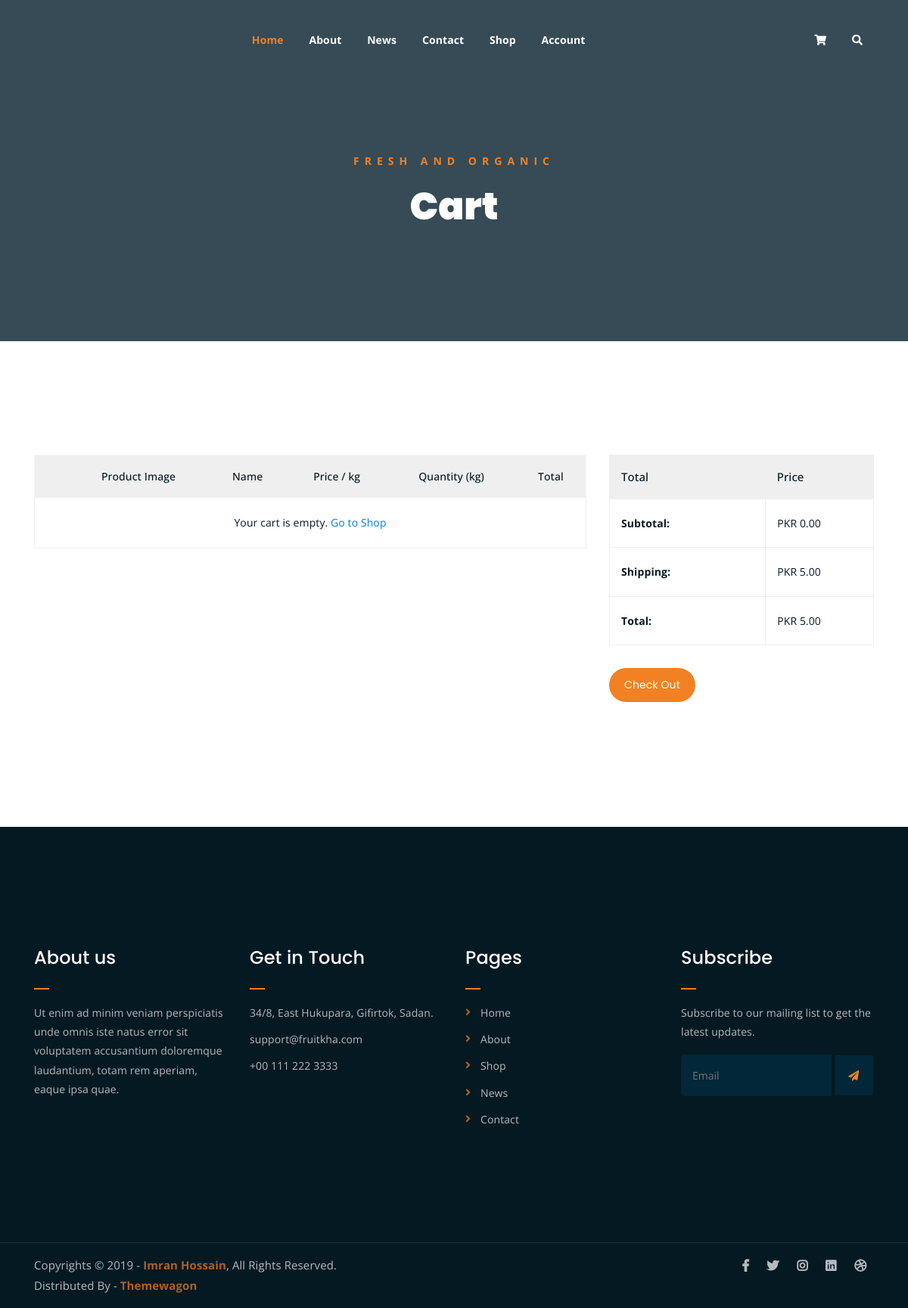
The page /cart/ (signed in) on the database as committed earlier.
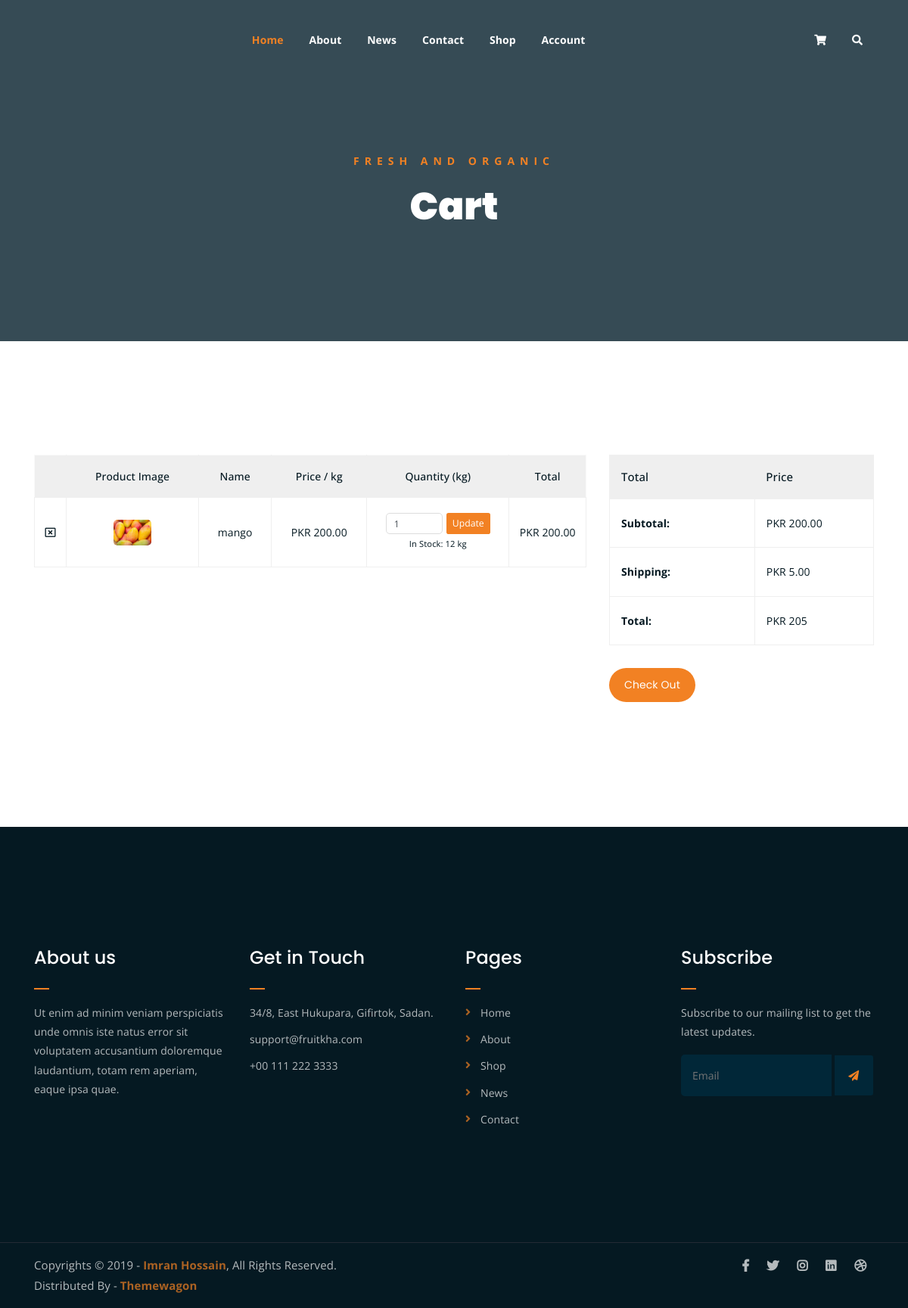
The same page on the database as committed later.
### shop/models.py (models this page shows, shortened)
class OrderItem(models.Model):
    order = models.ForeignKey(Order, on_delete=models.CASCADE, related_name='items')
    product = models.ForeignKey(Product, on_delete=models.CASCADE)
    quantity = models.PositiveIntegerField(default=1)
    price = models.DecimalField(max_digits=10, decimal_places=2)
    @property
    def get_total(self):
        if self.price is None or self.quantity is None:
            return 0
        return self.price * self.quantity

class Product(models.Model):
    QUALITY_PRICE_MULTIPLIERS = {
        'A': Decimal('1.00'),
        'B': Decimal('0.85'),
        'C': Decimal('0.65'),
    }
    farmer = models.ForeignKey(settings.AUTH_USER_MODEL, on_delete=models.CASCADE, related_name='products', null=True, blank=True)
    name = models.CharField(max_length=100)
    category = models.ForeignKey(Category, on_delete=models.SET_NULL, null=True, related_name='products')
    market_location = models.CharField(max_length=120, blank=True, default='')
    price = models.DecimalField(max_digits=10, decimal_places=2)
    description = models.TextField()
    stock = models.IntegerField()
    image = models.ImageField(upload_to='products/', blank=True, null=True)
    quality_grade = models.CharField(max_length=1, choices=[('A', 'Grade A'), ('B', 'Grade B'), ('C', 'Grade C')], null=True, blank=True)
    quality_confidence = models.DecimalField(max_digits=5, decimal_places=2, null=True, blank=True)
    price_source = models.ForeignKey(MarketPrice, on_delete=models.SET_NULL, null=True, blank=True, related_name='priced_products')
    priced_at = models.DateTimeField(null=True, blank=True)
    created_at = models.DateTimeField(auto_now_add=True)
    @property
    def commodity_type(self):
        return (self.category.name if self.category else '').strip()
    def _price_queryset(self, on_date):
        commodity = self.commodity_type
        location = (self.market_location or '').strip()
        if not commodity or not location:
            return MarketPrice.objects.none()
        return MarketPrice.objects.filter(
            price_date=on_date,
            commodity_type__iexact=commodity,
            market_location__iexact=location,
        )
    def get_market_price(self, on_date=None):
        on_date = on_date or timezone.localdate()
        today_match = self._price_queryset(on_date).order_by('-scraped_at').first()
        if today_match:
            return today_match
        return MarketPrice.objects.filter(
            commodity_type__iexact=self.commodity_type,
            market_location__iexact=(self.market_location or '').strip(),
            price_date__lt=on_date,
        ).order_by('-price_date', '-scraped_at').first()
    def should_refresh_price(self, *, refresh_interval=timedelta(hours=2)):
        now = timezone.now()
        today_latest = self._price_queryset(timezone.localdate()).order_by('-scraped_at').first()
        if today_latest and (self.price_source_id != today_latest.id):
            return True
        if self.priced_at is None:
            return bool(self.get_market_price())
        if now - self.priced_at >= refresh_interval:
            return bool(self.get_market_price())
        return False
    def refresh_market_price_if_due(self, *, refresh_interval=timedelta(hours=2)):
        if not self.should_refresh_price(refresh_interval=refresh_interval):
            return False

class Order(models.Model):
    customer = models.ForeignKey(settings.AUTH_USER_MODEL, on_delete=models.CASCADE, related_name='orders')
    created_at = models.DateTimeField(auto_now_add=True)
    updated_at = models.DateTimeField(auto_now=True)
    is_paid = models.BooleanField(default=False)
    total_price = models.DecimalField(max_digits=10, decimal_places=2, default=0.00)
    full_name = models.CharField(max_length=100, blank=True, null=True)
    shipping_address = models.TextField(blank=True, null=True)
    phone = models.CharField(max_length=20, blank=True, null=True)
    STATUS_CHOICES = (
        ('Pending', 'Pending'),
        ('Confirmed', 'Confirmed'),
        ('Shipped', 'Shipped'),
        ('Delivered', 'Delivered'),
        ('Rejected', 'Rejected'),
    )
    status = models.CharField(max_length=20, choices=STATUS_CHOICES, default='Pending')
    @property
    def get_cart_total(self):
        orderitems = self.items.all()
        total = sum([item.get_total for item in orderitems])
        return total

### shop/views.py (the view, shortened to what this page needs)
# urls.py: path('cart/', views.cart, name='cart'),
def cart(request):
    if request.user.is_authenticated:
        order = Order.objects.filter(customer=request.user, is_paid=False).first()
        if order:
            _refresh_listed_product_prices([item.product for item in order.items.select_related('product')])
    return render(request, 'cart.html', {'order': order})

### shop/views.py (called while the page is built)
def _refresh_listed_product_prices(products):
    for product in products:
        product.refresh_market_price_if_due()

### templates/cart.html (shortened to what this page needs)
{% extends 'base.html' %}
{% load static %}
{% block content %}
<div class="breadcrumb-section breadcrumb-bg">
    <div class="container">
        <div class="row">
            <div class="col-lg-8 offset-lg-2 text-center">
                <div class="breadcrumb-text">
                    <p>Fresh and Organic</p>
                    <h1>Cart</h1>
                </div>
            </div>
        </div>
    </div>
</div>
<div class="cart-section mt-150 mb-150">
    <div class="container">
        <div class="row">
            <div class="col-lg-8 col-md-12">
                <div class="cart-table-wrap">
                    <table class="cart-table">
                        <thead class="cart-table-head">
                            <tr class="table-head-row">
                                <th class="product-remove"></th>
                                <th class="product-image">Product Image</th>
                                <th class="product-name">Name</th>
                                <th class="product-price">Price / kg</th>
                                <th class="product-quantity">Quantity (kg)</th>
                                <th class="product-total">Total</th>
                            </tr>
                        </thead>
                        <tbody>
                            {% if order and order.items.all %}
                                {% for item in order.items.all %}
                                <tr class="table-body-row">
                                    <td class="product-remove"><a href="{% url 'remove_from_cart' item.id %}"><i class="far fa-window-close"></i></a></td>
                                    <td class="product-image">
                                        {% if item.product.image %}
                                            <img src="{{ item.product.image.url }}" alt="">
                                        {% else %}
                                            <img src="{% static 'assets/img/products/product-img-1.jpg' %}" alt="">
                                        {% endif %}
                                    </td>
                                    <td class="product-name">{{ item.product.name }}</td>
                                    <td class="product-price">PKR {{ item.price }}</td>
                                    <td class="product-quantity">
                                        <form action="{% url 'update_cart' item.id %}" method="POST" class="form-inline justify-content-center">
                                            <input type="number" name="quantity" value="{{ item.quantity }}" min="1" max="{{ item.product.stock }}" class="form-control form-control-sm" style="width: 75px;">
                                            <button type="submit" class="btn btn-sm" style="background: #F28123; color: #fff; margin-left: 5px;">Update</button>
                                        </form>
                                        <small class="d-block mt-1">In Stock: {{ item.product.stock }} kg</small>
                                    </td>
                                    <td class="product-total">PKR {{ item.get_total }}</td>
                                </tr>
                                {% endfor %}
                            {% else %}
                                <tr>
                                    <td colspan="6" class="text-center">Your cart is empty. <a href="{% url 'shop' %}">Go to Shop</a></td>
                                </tr>
                            {% endif %}
                        </tbody>
                    </table>
                </div>
            </div>
            <div class="col-lg-4">
                <div class="total-section">
                    <table class="total-table">
                        <thead class="total-table-head">
                            <tr class="table-total-row">
                                <th>Total</th>
                                <th>Price</th>
                            </tr>
                        </thead>
                        <tbody>
                            <tr class="total-data">
                                <td><strong>Subtotal: </strong></td>
                                <td>PKR {{ order.get_cart_total|default:"0.00" }}</td>
                            </tr>
                            <tr class="total-data">
                                <td><strong>Shipping: </strong></td>
                                <td>PKR 5.00</td>
                            </tr>
                            <tr class="total-data">
                                <td><strong>Total: </strong></td>
                                <td>PKR {{ order.get_cart_total|add:5|default:"5.00" }}</td>
                            </tr>
                        </tbody>
                    </table>
                    <div class="cart-buttons">
                        <a href="{% url 'checkout' %}" class="boxed-btn black">Check Out</a>
                    </div>
                </div>
            </div>
        </div>
    </div>
</div>
{% endblock %}

### templates/base.html (shortened to what this page needs)
{% load static %}
<!DOCTYPE html>
<html lang="en">
<head>
	<link rel="stylesheet" href="{% static 'assets/css/all.min.css' %}">
	<link rel="stylesheet" href="{% static 'assets/bootstrap/css/bootstrap.min.css' %}">
	<link rel="stylesheet" href="{% static 'assets/css/owl.carousel.css' %}">
	<link rel="stylesheet" href="{% static 'assets/css/magnific-popup.css' %}">
	<link rel="stylesheet" href="{% static 'assets/css/animate.css' %}">
	<link rel="stylesheet" href="{% static 'assets/css/meanmenu.min.css' %}">
	<link rel="stylesheet" href="{% static 'assets/css/main.css' %}">
	<link rel="stylesheet" href="{% static 'assets/css/responsive.css' %}">
</head>
<body>
	<div class="top-header-area" id="sticker">
		<div class="container">
			<div class="row">
				<div class="col-lg-12 col-sm-12 text-center">
					<div class="main-menu-wrap">
						<nav class="main-menu">
							<ul>
								<li class="current-list-item"><a href="#">Home</a>
								</li>
								<li><a href="{% url 'about' %}">About</a></li>
								<li><a href="{% url 'news' %}">News</a>
								</li>
								<li><a href="{% url 'contact' %}">Contact</a></li>
								<li><a href="{% url 'shop' %}">Shop</a>
								</li>
								{% if user.is_authenticated %}
									<li><a href="#">Account</a>
									</li>
								{% else %}
									<li><a href="{% url 'login' %}">Login</a></li>
								{% endif %}
								<li>
									<div class="header-icons">
										<a class="shopping-cart" href="{% url 'cart' %}"><i class="fas fa-shopping-cart"></i></a>
										<a class="mobile-hide search-bar-icon" href="#"><i class="fas fa-search"></i></a>
									</div>
								</li>
							</ul>
						</nav>
					</div>
				</div>
			</div>
		</div>
	</div>
    {% block content %}
    {% endblock %}
	<div class="footer-area">
		<div class="container">
			<div class="row">
				<div class="col-lg-3 col-md-6">
					<div class="footer-box about-widget">
						<h2 class="widget-title">About us</h2>
						<p>Ut enim ad minim veniam perspiciatis unde omnis iste natus error sit voluptatem accusantium doloremque laudantium, totam rem aperiam, eaque ipsa quae.</p>
					</div>
				</div>
				<div class="col-lg-3 col-md-6">
					<div class="footer-box get-in-touch">
						<h2 class="widget-title">Get in Touch</h2>
						<ul>
							<li>34/8, East Hukupara, Gifirtok, Sadan.</li>
							<li>support@fruitkha.com</li>
							<li>+00 111 222 3333</li>
						</ul>
					</div>
				</div>
				<div class="col-lg-3 col-md-6">
					<div class="footer-box pages">
						<h2 class="widget-title">Pages</h2>
						<ul>
							<li><a href="{% url 'home' %}">Home</a></li>
							<li><a href="{% url 'about' %}">About</a></li>
							<li><a href="{% url 'shop' %}">Shop</a></li>
							<li><a href="{% url 'news' %}">News</a></li>
							<li><a href="{% url 'contact' %}">Contact</a></li>
						</ul>
					</div>
				</div>
				<div class="col-lg-3 col-md-6">
					<div class="footer-box subscribe">
						<h2 class="widget-title">Subscribe</h2>
						<p>Subscribe to our mailing list to get the latest updates.</p>
						<form action="{% url 'home' %}">
							<input type="email" placeholder="Email">
							<button type="submit"><i class="fas fa-paper-plane"></i></button>
						</form>
					</div>
				</div>
			</div>
		</div>
	</div>
	<div class="copyright">
		<div class="container">
			<div class="row">
				<div class="col-lg-6 col-md-12">
					<p>Copyrights &copy; 2019 - <a href="https://imransdesign.com/">Imran Hossain</a>,  All Rights Reserved.<br>
						Distributed By - <a href="https://themewagon.com/">Themewagon</a>
					</p>
				</div>
				<div class="col-lg-6 text-right col-md-12">
					<div class="social-icons">
						<ul>
							<li><a href="#" target="_blank"><i class="fab fa-facebook-f"></i></a></li>
							<li><a href="#" target="_blank"><i class="fab fa-twitter"></i></a></li>
							<li><a href="#" target="_blank"><i class="fab fa-instagram"></i></a></li>
							<li><a href="#" target="_blank"><i class="fab fa-linkedin"></i></a></li>
							<li><a href="#" target="_blank"><i class="fab fa-dribbble"></i></a></li>
						</ul>
					</div>
				</div>
			</div>
		</div>
	</div>
</body>
</html>

### statics/assets/css/responsive.css (style rules this page uses)
@media only screen and (min-width: 992px) and (max-width: 1200px) { .cart-buttons a:first-child { margin-right: 0; margin-bottom: 15px; } }

Rows that differ between the two databases and show on the page:
added OrderItem: product.image (picture), product.name "mango", price "200.00", quantity "1", product.stock "12", get_total "200.00"
added Order: get_cart_total "200.00", get_cart_total|add "205"
Other text that changed with them:
{{ order.get_cart_total|default:"0.00" }}: "0.00" → (not shown)
{{ order.get_cart_total|add:5|default:"5.00" }}: "5.00" → (not shown)
text no longer shown: "Your cart is empty. Go to Shop"
